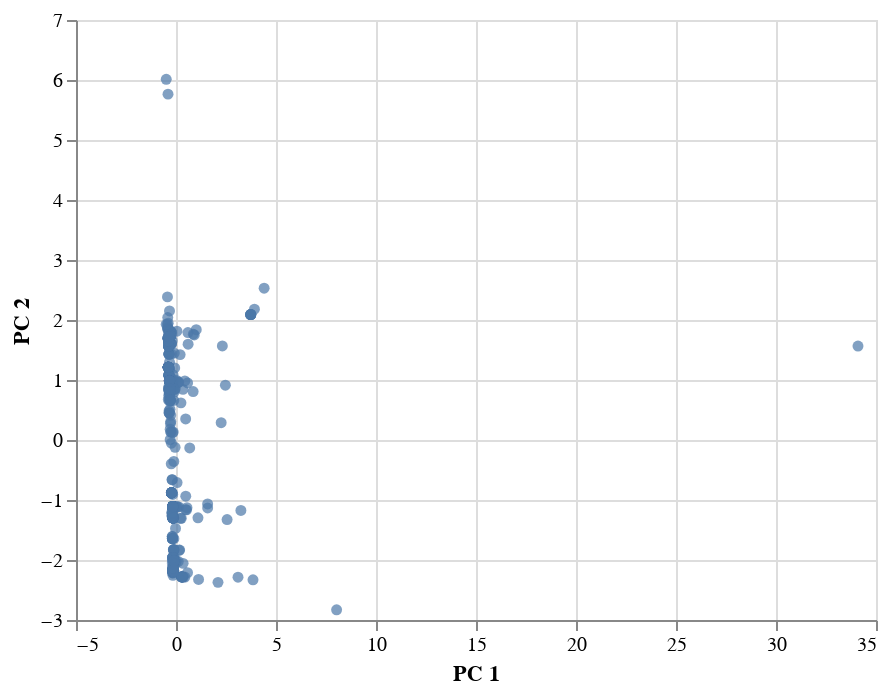

This figure's notebook cell:
### Markdown cell above
### Visualizing Results

#### 3D-Scatter with Clusters

### Code cell
# Create a 3D-Scatter with the PCA data and the clusters

alt.Chart(clustered_df).mark_circle().encode(x="PC 1", y="PC 2")

### Figure 1 — Vega-Lite specification as saved in the notebook (floating-point values rounded to 4 significant figures; data arrays with more than 128 entries replaced by an {"elided": "..."} marker saying what was removed)
{"config": {"view": {"continuousWidth": 400, "continuousHeight": 300}}, "data": {"name": "data-5b3822ae19aeca4bc42d41fea1e1f24a"}, "mark": "circle", "encoding": {"x": {"type": "quantitative", "field": "PC 1"}, "y": {"type": "quantitative", "field": "PC 2"}}, "$schema": "https://vega.github.io/schema/vega-lite/v4.8.1.json", "datasets": {"data-5b3822ae19aeca4bc42d41fea1e1f24a": {"elided": "533 records"}}}
